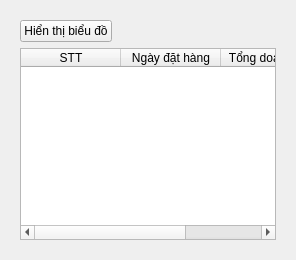
         <widget class="QWidget" name="Revenue_tab">
          <layout class="QGridLayout" name="gridLayout_20">
           <item row="0" column="0">
            <widget class="QWidget" name="widget_6" native="true">
             <layout class="QGridLayout" name="gridLayout_11">
              <item row="0" column="0">
               <widget class="QPushButton" name="grap">
                <property name="text">
                 <string>Hiển thị biểu đồ</string>
                </property>
               </widget>
              </item>
              <item row="0" column="1">
               <spacer name="horizontalSpacer_6">
                <property name="orientation">
                 <enum>Qt::Horizontal</enum>
                </property>
                <property name="sizeHint" stdset="0">
                 <size>
                  <width>40</width>
                  <height>20</height>
                 </size>
                </property>
               </spacer>
              </item>
              <item row="1" column="0" colspan="2">
               <widget class="QTableWidget" name="Revenue_table">
                <column>
                 <property name="text">
                  <string>STT</string>
                 </property>
                </column>
                <column>
                 <property name="text">
                  <string>Ngày đặt hàng</string>
                 </property>
                </column>
                <column>
                 <property name="text">
                  <string>Tổng doanh thu</string>
                 </property>
                </column>
               </widget>
              </item>
             </layout>
            </widget>
           </item>
          </layout>
         </widget>
